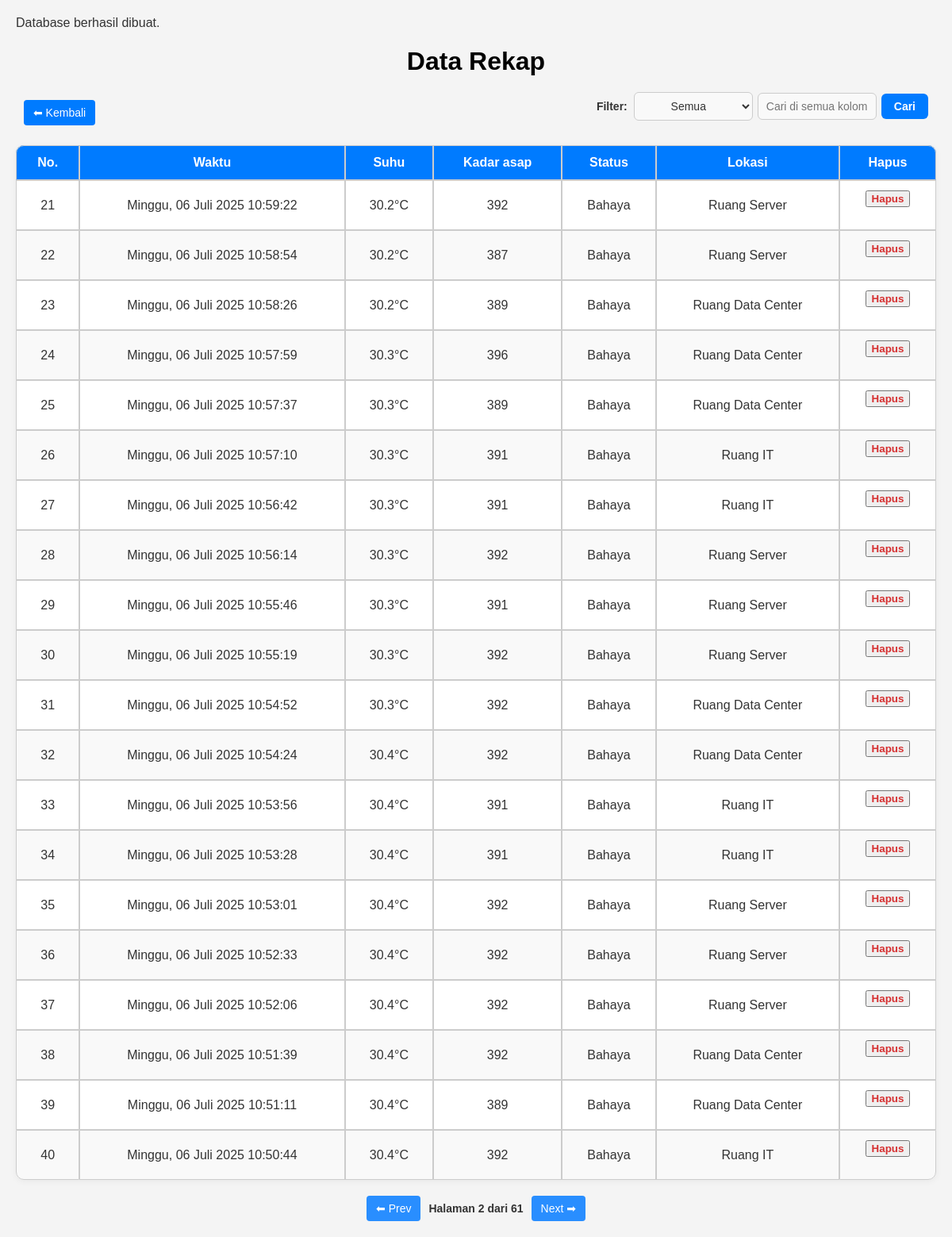
Page /rekap.php?page=2 on the committed database.
### tables this page shows
CREATE TABLE `tbl_data` (
  `id` int NOT NULL,
  `waktu` timestamp NULL DEFAULT CURRENT_TIMESTAMP,
  `suhu` float NOT NULL,
  `kadar_asap` float NOT NULL,
  `status` varchar(20) NOT NULL,
  `lokasi` varchar(50) NOT NULL
);

### rekap.php (the view, shortened to what this page needs)
<?php
include 'config.php';
$limit = 20;
$page = isset($_GET['page']) ? (int)$_GET['page'] : 1;
$offset = ($page - 1) * $limit;
$searchTerm = isset($_GET['search']) ? trim($_GET['search']) : '';
$searchColumn = isset($_GET['column']) ? $_GET['column'] : 'semua';
$baseQuery = "SELECT id, waktu, suhu, kadar_asap, status, lokasi FROM tbl_data";
$countQuery = "SELECT COUNT(*) AS total FROM tbl_data";
$whereClause = "";
$params = [];
$types = "";
$query = $baseQuery . $whereClause . " ORDER BY waktu DESC LIMIT ? OFFSET ?";
$params[] = $limit;
$params[] = $offset;
$types .= 'ii';
$stmt = $conn->prepare($query);
if (!empty($params)) {
    $stmt->bind_param($types, ...$params);
}
$stmt->execute();
$result = $stmt->get_result();
$totalQuery = $countQuery . $whereClause;
$totalStmt = $conn->prepare($totalQuery);
$totalStmt->execute();
$totalResult = $totalStmt->get_result();
$totalRow = $totalResult->fetch_assoc();
$totalData = $totalRow['total'];
$totalPages = ceil($totalData / $limit);
function buildUrl($page, $column = null, $search = null)
{
    $params = [];
    $params['page'] = $page;
    return '?' . http_build_query($params);
}
?>
<!DOCTYPE html>
<html lang="id">
<head>
    <link rel="stylesheet" id="theme-style" href="css/light.css">
    <link rel="stylesheet" href="css/dark.css">
</head>
<body>
    <h1 ondblclick="toggleDarkMode()" title="mode gelap klik 2x">
        Data Rekap
    </h1>
    <div class="top-bar-container">
        <div class="top-bar">
            <a href="index.php" class="button">⬅ Kembali</a>
            <form method="GET" class="filter-group">
                <label for="filterColumn">Filter:</label>
                <select name="column" id="filterColumn">
                    <option value="semua" <?php if ($searchColumn === 'semua') echo 'selected'; ?>>Semua</option>
                </select>
                <input type="text" name="search" id="searchInput"
                       placeholder="<?php
                       if($searchColumn === 'semua') {
                           echo 'Cari di semua kolom...';
                       } elseif($searchColumn === 'waktu') {
                           echo 'Cari berdasarkan tanggal, bulan, tahun, atau jam...';
                       } else {
                           echo 'Ketik untuk mencari...';
                       }
                       ?>"
                       value="<?= htmlspecialchars($searchTerm) ?>">
                <button type="submit" class="btn-cari">Cari</button>
            </form>
        </div>
    </div>
    <div class="table">
    <table>
        <thead>
            <tr>
                <th>No.</th>
                <th>Waktu</th>
                <th>Suhu</th>
                <th>Kadar asap</th>
                <th>Status</th>
                <th>Lokasi</th>
                <th>Hapus</th>
            </tr>
        </thead>
        <tbody id="dataTableBody">
            <?php
            if ($result->num_rows > 0) {
                $no = $offset + 1;
                while ($row = $result->fetch_assoc()) {
                    $suhu = $row["suhu"];
                    $kadar_asap = $row["kadar_asap"];
                    $rowClass = "";
                    echo "<tr $rowClass>";
                    echo "<td>" . $no++ . "</td>";
                    $datetime = strtotime($row["waktu"]);
                    $formatted_time = date('l, d F Y  H:i:s', $datetime);
                    $search = [
                        'Monday', 'Tuesday', 'Wednesday', 'Thursday', 'Friday', 'Saturday', 'Sunday',
                        'January','February','March','April','May','June','July','August','September','October','November','December'
                    ];
                    $replace = [
                        'Senin', 'Selasa', 'Rabu', 'Kamis', 'Jumat', 'Sabtu', 'Minggu',
                        'Januari', 'Februari','Maret','April','Mei','Juni','Juli','Agustus','September','Oktober','November','Desember'
                    ];
                    $formatted_time = str_replace($search, $replace, $formatted_time);
                    echo "<td>$formatted_time</td>";
                    $suhuClass = ($suhu > 32) ? "class='danger-cell'" : "";
                    $asapClass = ($kadar_asap > 500) ? "class='danger-cell'" : "";
                    echo "<td $suhuClass>" . $row["suhu"] . "°C</td>";
                    echo "<td $asapClass>" . $row["kadar_asap"] . "</td>";
                    echo "<td>" . $row["status"] . "</td>";
                    echo "<td>" . $row["lokasi"] . "</td>";
                    echo "<td>
                            <form method='POST' action='hapus_data.php' onsubmit='return confirm(\"Yakin ingin menghapus data ini?\")'>
                                <input type='hidden' name='id' value='" . $row["id"] . "'>
                                <button type='submit' class='hapus-link'>Hapus</button>
                            </form>
                          </td>";
                    echo "</tr>";
                }
            }
            ?>
        </tbody>
    </table>
</div>
    <div class="pagination">
        <?php if ($page > 1): ?>
            <a href="<?= buildUrl($page - 1) ?>" class="pagination-link">⬅ Prev</a>
        <?php endif; ?>
        <span class="pagination-info">Halaman <?php echo $page; ?> dari <?php echo $totalPages; ?></span>
        <?php if ($page < $totalPages): ?>
            <a href="<?= buildUrl($page + 1) ?>" class="pagination-link">Next ➡</a>
        <?php endif; ?>
    </div>
</body>
</html>

### css/light.css (style rules this page uses)
body { font-family: Arial, sans-serif; margin: 20px; background-color: #f4f4f4; color: hsl(0, 0%, 20%); }
h1 { text-align: center; color: #000000; margin-bottom: 20px; }
table { width: 100%; max-width: 1200px; margin: 0px auto; overflow-x: auto; border-radius: 10px; box-shadow: 0 2px 8px rgba(0, 0, 0, 0.05); border-collapse: separate; border-spacing: 0; min-width: 0px; font-size: 16px; border-radius: 10px; color: #333; background-color: #fff; text-align: center; }
thead { background-color: #007bff; color: #ffffff; }
th { padding: 12px 16px; border: 1px solid #ccc; font-weight: bold; }
td { padding: 12px 16px; border: 1px solid #ccc; background-color: #fff; color: #333; }
tbody tr:nth-child(even) td { background-color: #f9f9f9; }
thead tr th:first-child { border-top-left-radius: 10px; }
thead tr th:last-child { border-top-right-radius: 10px; }
tbody tr:last-child td:first-child { border-bottom-left-radius: 10px; }
tbody tr:last-child td:last-child { border-bottom-right-radius: 10px; }
.hapus-link { color: #d63031; text-decoration: none; font-weight: bold; }
.pagination { display: flex; justify-content: center; align-items: center; margin-top: 20px; gap: 10px; flex-wrap: wrap; font-size: 14px; }
.pagination-link { color: #ffffff; text-decoration: none; padding: 8px 12px; border-radius: 4px; background-color: #298eff; transition: background-color 0.3s, color 0.3s; }
.pagination-info { font-weight: bold; }
.top-bar-container { max-width: 1200px; margin: 0 auto; padding: 0 10px; }
.top-bar { display: flex; justify-content: space-between; align-items: center; gap: 8px; margin-bottom: 15px; min-height: 50px; flex-wrap: nowrap; }
.top-bar .button { background-color: #007bff; color: white; padding: 8px 12px; text-decoration: none; border-radius: 4px; display: inline-block; cursor: pointer; border: none; font-size: 14px; white-space: nowrap; flex-shrink: 0; }
.btn-cari { background-color: #007bff; color: #ffffff; padding: 8px 16px; border: none; border-radius: 6px; font-size: 14px; font-weight: 600; cursor: pointer; transition: background-color 0.3s ease, box-shadow 0.3s ease; }
.filter-group { display: flex; align-items: center; gap: 6px; justify-content: flex-end; flex: 1; min-width: 0; overflow: hidden; flex-wrap: wrap; }
.filter-group label { font-weight: 600; color: #333; margin-right: 2px; white-space: nowrap; flex-shrink: 0; font-size: 14px; }
.filter-group select, .filter-group input[type="text"], .filter-group input[type="search"] { padding: 8px 10px; border-radius: 6px; border: 1px solid #ccc; font-size: 14px; background-color: #f9f9f9; color: #333; transition: border 0.3s, box-shadow 0.3s; min-width: 80px; max-width: 150px; flex: 1; }
input, select { background-color: #fff; color: #333; border: 1px solid #aaa; padding: 8px 12px; border-radius: 6px; font-size: 16px; text-align: center; }

### rows in the picture
tbl_data: waktu "Minggu, 06 Juli 2025 10:59:22", suhu "30.2", kadar_asap "392", status "Bahaya", lokasi "Ruang Server"
tbl_data: waktu "Minggu, 06 Juli 2025 10:58:54", suhu "30.2", kadar_asap "387", status "Bahaya", lokasi "Ruang Server"
tbl_data: waktu "Minggu, 06 Juli 2025 10:58:26", suhu "30.2", kadar_asap "389", status "Bahaya", lokasi "Ruang Data Center"
tbl_data: waktu "Minggu, 06 Juli 2025 10:57:59", suhu "30.3", kadar_asap "396", status "Bahaya", lokasi "Ruang Data Center"
tbl_data: waktu "Minggu, 06 Juli 2025 10:57:37", suhu "30.3", kadar_asap "389", status "Bahaya", lokasi "Ruang Data Center"
tbl_data: waktu "Minggu, 06 Juli 2025 10:57:10", suhu "30.3", kadar_asap "391", status "Bahaya", lokasi "Ruang IT"
tbl_data: waktu "Minggu, 06 Juli 2025 10:56:42", suhu "30.3", kadar_asap "391", status "Bahaya", lokasi "Ruang IT"
tbl_data: waktu "Minggu, 06 Juli 2025 10:56:14", suhu "30.3", kadar_asap "392", status "Bahaya", lokasi "Ruang Server"
tbl_data: waktu "Minggu, 06 Juli 2025 10:55:46", suhu "30.3", kadar_asap "391", status "Bahaya", lokasi "Ruang Server"
tbl_data: waktu "Minggu, 06 Juli 2025 10:55:19", suhu "30.3", kadar_asap "392", status "Bahaya", lokasi "Ruang Server"
tbl_data: waktu "Minggu, 06 Juli 2025 10:54:52", suhu "30.3", kadar_asap "392", status "Bahaya", lokasi "Ruang Data Center"
tbl_data: waktu "Minggu, 06 Juli 2025 10:54:24", suhu "30.4", kadar_asap "392", status "Bahaya", lokasi "Ruang Data Center"
tbl_data: waktu "Minggu, 06 Juli 2025 10:53:56", suhu "30.4", kadar_asap "391", status "Bahaya", lokasi "Ruang IT"
tbl_data: waktu "Minggu, 06 Juli 2025 10:53:28", suhu "30.4", kadar_asap "391", status "Bahaya", lokasi "Ruang IT"
tbl_data: waktu "Minggu, 06 Juli 2025 10:53:01", suhu "30.4", kadar_asap "392", status "Bahaya", lokasi "Ruang Server"
tbl_data: waktu "Minggu, 06 Juli 2025 10:52:33", suhu "30.4", kadar_asap "392", status "Bahaya", lokasi "Ruang Server"
tbl_data: waktu "Minggu, 06 Juli 2025 10:52:06", suhu "30.4", kadar_asap "392", status "Bahaya", lokasi "Ruang Server"
tbl_data: waktu "Minggu, 06 Juli 2025 10:51:39", suhu "30.4", kadar_asap "392", status "Bahaya", lokasi "Ruang Data Center"
tbl_data: waktu "Minggu, 06 Juli 2025 10:51:11", suhu "30.4", kadar_asap "389", status "Bahaya", lokasi "Ruang Data Center"
tbl_data: waktu "Minggu, 06 Juli 2025 10:50:44", suhu "30.4", kadar_asap "392", status "Bahaya", lokasi "Ruang IT"

### other values in the picture
$page "2"
$totalPages "61"
